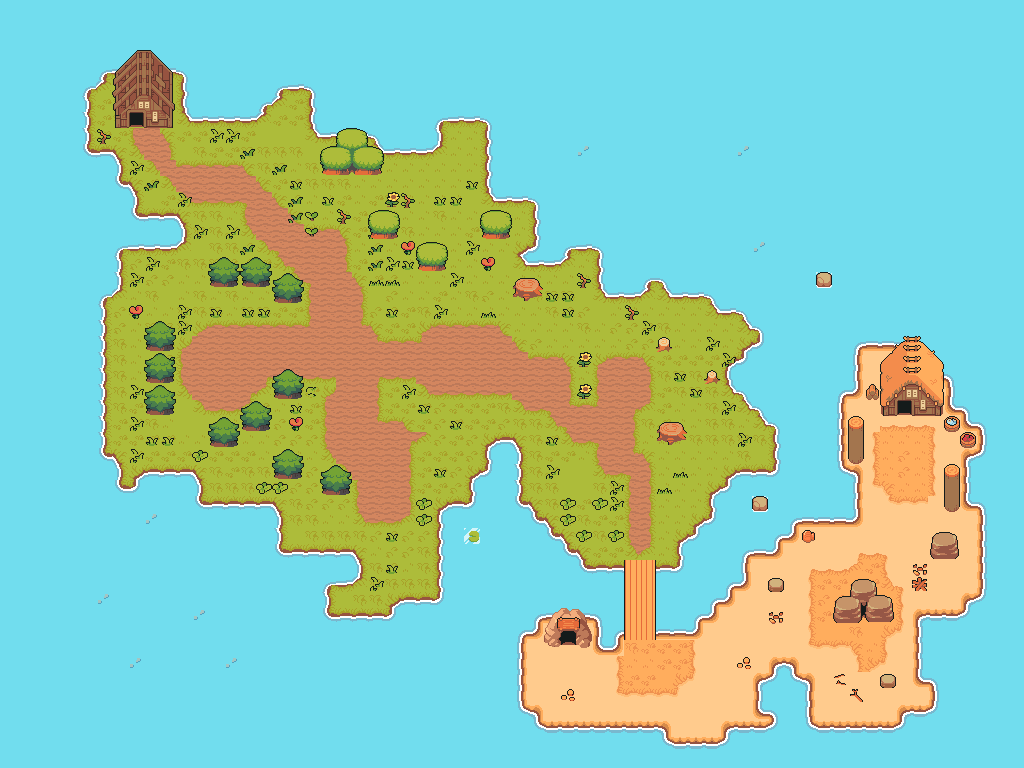

Below is a game level as drawn by its tile map, then a one-line description and the .tmx that defines it (tile-layer data replaced by summaries):
An orthogonal 64x48 tile map with 16x16 px tiles, 3 tile layers (background, background_decorations, blocked), 9 tilesets and 15 objects.

<map version="1.9" tiledversion="1.9.2" orientation="orthogonal" renderorder="right-down" width="64" height="48" tilewidth="16" tileheight="16" infinite="0" nextlayerid="26" nextobjectid="96">
 <editorsettings>
  <export target="level_map.json" format="json" />
 </editorsettings>
 <tileset firstgid="1" name="TilesetFloor" tilewidth="16" tileheight="16" tilecount="572" columns="22">
  <image source="TilesetFloor.png" width="352" height="417" />
 </tileset>
 <tileset firstgid="573" name="TilesetNature" tilewidth="16" tileheight="16" tilecount="336" columns="16">
  <image source="TilesetNature.png" width="256" height="336" />
 </tileset>
 <tileset firstgid="909" name="TilesetWater" tilewidth="16" tileheight="16" tilecount="476" columns="28">
  <image source="TilesetWater.png" width="448" height="272" />
 </tileset>
 <tileset firstgid="1385" name="TilesetHouse" tilewidth="16" tileheight="16" tilecount="759" columns="33">
  <image source="TilesetHouse.png" width="528" height="368" />
 </tileset>
 <tileset firstgid="2144" name="final_map" tilewidth="16" tileheight="16" tilecount="3072" columns="64">
  <image source="final_map.png" width="1024" height="768" />
 </tileset>
 <tileset firstgid="5216" name="TilesetReliefDetail" tilewidth="16" tileheight="16" tilecount="144" columns="12">
  <image source="TilesetReliefDetail.png" width="192" height="192" />
 </tileset>
 <tileset firstgid="5360" name="TilesetFloorDetail" tilewidth="16" tileheight="16" tilecount="80" columns="16">
  <image source="TilesetFloorDetail.png" width="256" height="80" />
 </tileset>
 <tileset firstgid="5440" name="LittleTreasureChest" tilewidth="16" tileheight="16" tilecount="2" columns="2">
  <image source="LittleTreasureChest.png" width="32" height="16" />
 </tileset>
 <tileset firstgid="5442" name="Beast" tilewidth="16" tileheight="16" tilecount="16" columns="4">
  <image source="Beast.png" width="64" height="64" />
 </tileset>
 <layer id="1" name="background" width="64" height="48">
  <data>[3072 cells, 3072 non-empty, 68 distinct tile ids]</data>
 </layer>
 <layer id="10" name="background_decorations" width="64" height="48" locked="1">
  <data>[3072 cells, 133 non-empty, 26 distinct tile ids]</data>
 </layer>
 <layer id="25" name="blocked" width="64" height="48" locked="1">
  <data>[3072 cells, 451 non-empty, 395 distinct tile ids]</data>
 </layer>
 <objectgroup id="11" name="chest_locations" visible="0" locked="1">
  <object id="53" gid="5440" x="113" y="448" width="16" height="16">
   <properties>
    <property name="spawner" value="1" />
   </properties>
  </object>
  <object id="54" gid="5440" x="460" y="168" width="16" height="16">
   <properties>
    <property name="spawner" value="4" />
   </properties>
  </object>
  <object id="55" gid="5440" x="288" y="114" width="16" height="16">
   <properties>
    <property name="spawner" value="4" />
   </properties>
  </object>
  <object id="56" gid="5440" x="209" y="367" width="16" height="16">
   <properties>
    <property name="spawner" value="2" />
   </properties>
  </object>
  <object id="57" gid="5440" x="360" y="598" width="16" height="16">
   <properties>
    <property name="spawner " value="2" />
   </properties>
  </object>
  <object id="58" gid="5440" x="527" y="671" width="16" height="16">
   <properties>
    <property name="spawner" value="7" />
   </properties>
  </object>
  <object id="59" gid="5440" x="958" y="575" width="16" height="16">
   <properties>
    <property name="spawner" value="7" />
   </properties>
  </object>
  <object id="60" gid="5440" x="632" y="400" width="16" height="16">
   <properties>
    <property name="spawner" value="5" />
   </properties>
  </object>
  <object id="71" gid="5440" x="576" y="272" width="16" height="16">
   <properties>
    <property name="spawner" value="5" />
   </properties>
  </object>
  <object id="72" gid="5440" x="721" y="337" width="16" height="16">
   <properties>
    <property name="spawner" value="6" />
   </properties>
  </object>
  <object id="73" gid="5440" x="751" y="447" width="16" height="16">
   <properties>
    <property name="spawner" value="6" />
   </properties>
  </object>
  <object id="74" gid="5440" x="418" y="350" width="16" height="16">
   <properties>
    <property name="spawner" value="3" />
   </properties>
  </object>
  <object id="79" gid="5440" x="174" y="271" width="16" height="16">
   <properties>
    <property name="spawner" value="1" />
   </properties>
  </object>
  <object id="80" gid="5440" x="818" y="717" width="16" height="16">
   <properties>
    <property name="spawner" value="7" />
   </properties>
  </object>
  <object id="81" gid="5440" x="289" y="416" width="16" height="16">
   <properties>
    <property name="spawner" value="2" />
   </properties>
  </object>
 </objectgroup>
</map>
